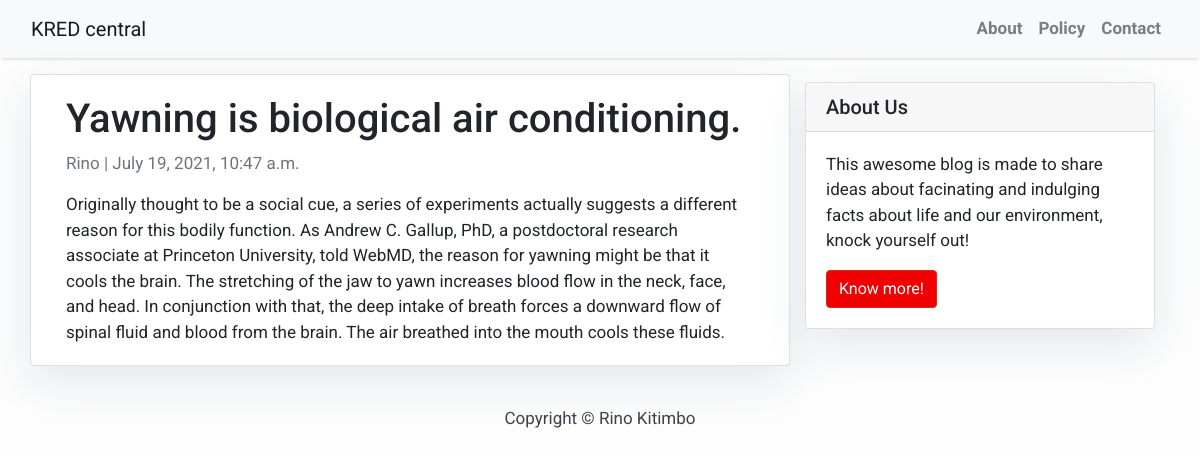
The page /yawning-is-biological-air-conditioning/ on the database its author committed.
### blog/models.py (models this page shows, shortened)
class Post(models.Model):
    title = models.CharField(max_length=200, unique=True)
    slug = models.SlugField(max_length=200, unique=True)
    author = models.ForeignKey(User, on_delete= models.CASCADE,related_name='blog_posts')
    updated_on = models.DateTimeField(auto_now= True)
    content = models.TextField()
    created_on = models.DateTimeField(auto_now_add=True)
    status = models.IntegerField(choices=STATUS, default=0)
    class Meta:
        ordering = ['-created_on']

### blog/views.py (the view)
# urls.py: path('<slug:slug>/', views.PostDetail.as_view(), name='post_detail'),
class PostDetail(generic.DetailView):
    model = Post
    template_name = 'post_detail.html'

### templates/post_detail.html
{% extends 'base.html' %} {% block content %}
<div class="container">
  <div class="row">
    <div class="col-md-8 card mb-4  mt-3 left  top">
      <div class="card-body">
        <h1>{% block title %} {{ object.title }} {% endblock title %}</h1>
        <p class=" text-muted">{{ post.author }} | {{ post.created_on }}</p>
        <p class="card-text ">{{ object.content | safe }}</p>
      </div>
    </div>
    {% block sidebar %} {% include 'sidebar.html' %} {% endblock sidebar %}
  </div>
</div>
{% endblock content %}

### templates/base.html (style rules this page uses)
body { font-family: "Roboto", sans-serif; font-size: 17px; background-color: #fdfdfd; }

### templates/sidebar.html (style rules this page uses)
.card { box-shadow: 0 16px 48px #E3E7EB; }

### rows shown on the page
Post: title "Yawning is biological air conditioning.", author "Rino", created_on "July 19, 2021, 10:47 a.m.", content "Originally thought to be a social cue, a series of experiments actually suggests a different reason for this bodily function. As Andrew C. Gallup, PhD, a postdoctoral research associate at Princeton University, told WebMD, the reason for yawning might be that it cools the brain. The stretching of the jaw to yawn increases blood flow in the neck, face, and head. In conjunction with that, the deep intake of breath forces a downward flow of spinal fluid and blood from the brain. The air breathed into the mouth cools these fluids."
